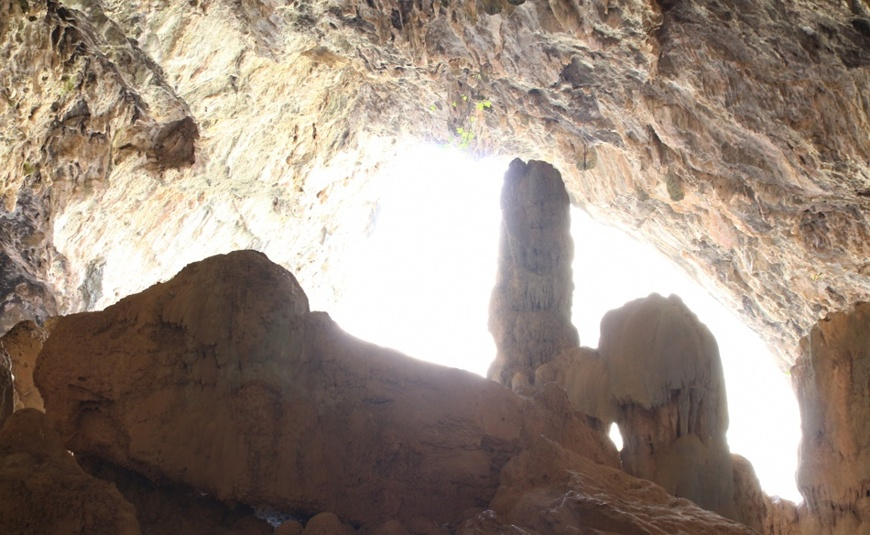
#> input picture agia_sofia1.jpg, 870 x 535 px
$ python DWM.py   (older library calls are emulated)
#> lines starting #> are read from the running program, lines starting #| are printed output that depends on the picture
#-------------------------------------------------------------------------------
# Name:        High Dynamic Range image reconstruction
# Purpose:     cs484
#
# Author:      sadueck@edu.uwaterloo
#
# Created:     18/12/2018
#-------------------------------------------------------------------------------


import numpy as np
import scipy.misc
import scipy.sparse
import matplotlib.pyplot as plt
import math
from skimage import color
from skimage import io

# gsolve: Reproduced from sample Matlab code by Debevec and Malik
# Accepts:  Z sample pixels (along all exposure values)
#           B exposure values
#           l smoothing (regularization parameter)
# Returns:  g response curve (log exposure at pixel z)
#           lE log film irradiance of pizels in Z
def gsolve(Z, B, l):
    n = 256
    w = np.ones(n)/n
    m = Z.shape[0]
    p = Z.shape[1]

    A = scipy.sparse.lil_matrix((m*p+n+1, n+m))  #sparse([], [], [], m*p+n+1, n+m, m*p*2+n*3)
    b = np.zeros(A.shape[0])

    k = 0
    for i in range(0,m):
        for j in range(0,p):
            wij = w[Z[i,j]]
            A[k, Z[i,j]] = wij
            A[k, n + i] = -wij
            b[k] = wij * B[j]
            k += 1

    A[k, 128] = 1
    k += 1

    for i in range (0, n-2):
        A[k,i  ] =    l*w[i+1]
        A[k,i+1] = -2*l*w[i+1]
        A[k,i+2] =    l*w[i+1]

    x, istop = scipy.sparse.linalg.lsqr(A,b)[:2] #np.linalg.lstsq(A,b)

    print(istop)
    g = x[0:n]
    lE = x[n:len(x)]
    return g, lE

# Read in Sample Data
m1 = scipy.misc.imread("agia_sofia1.jpg")
#> m1 is the input picture: shape (535, 870, 3); mean R, G, B 152.3, 137.4, 125.6
m2 = scipy.misc.imread("agia_sofia2.jpg")
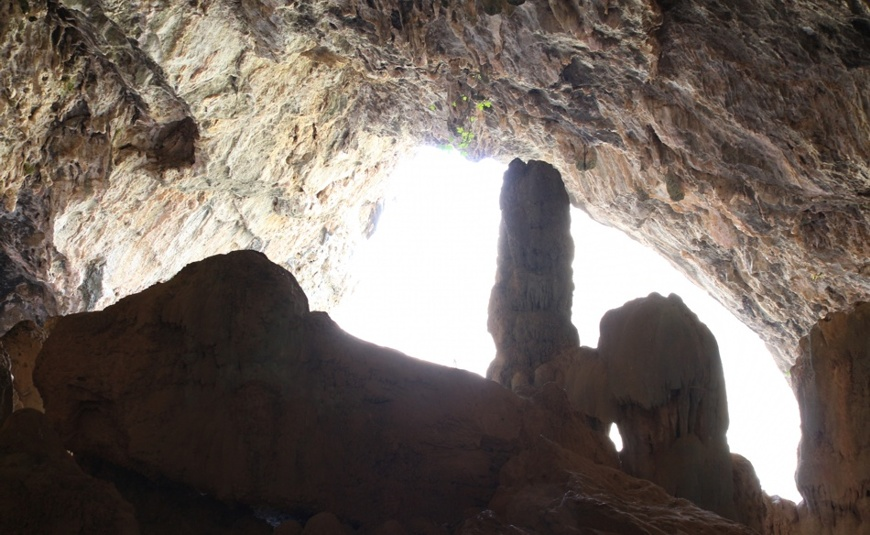
#> input picture agia_sofia2.jpg, 870 x 535 px
#> m2 is the input picture: shape (535, 870, 3); mean R, G, B 113.3, 103.1, 96.3
m3 = scipy.misc.imread("agia_sofia3.jpg")
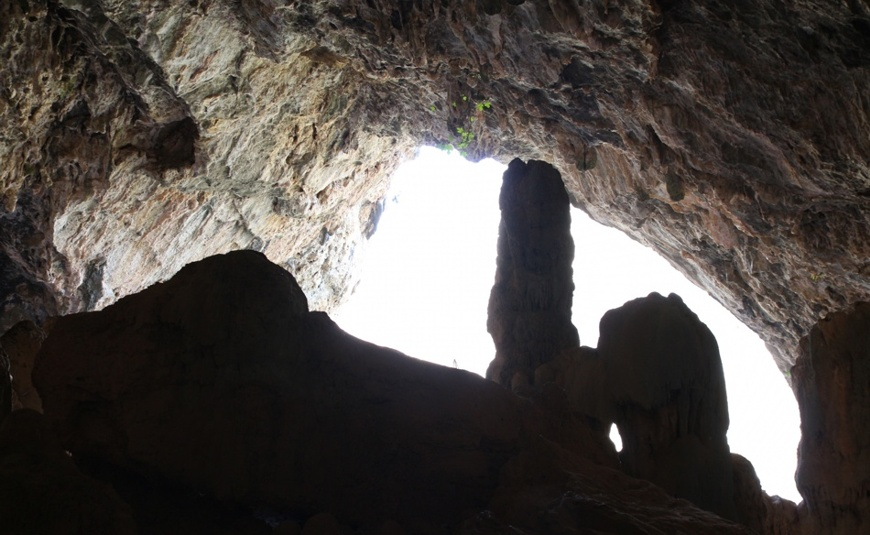
#> input picture agia_sofia3.jpg, 870 x 535 px
#> m3 is the input picture: shape (535, 870, 3); mean R, G, B 80.7, 75.5, 71.5
m4 = scipy.misc.imread("agia_sofia4.jpg")
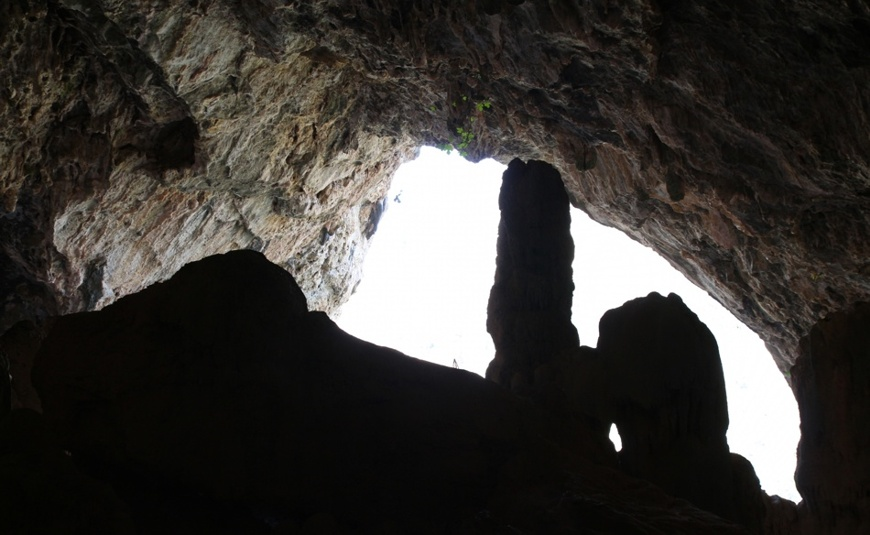
#> input picture agia_sofia4.jpg, 870 x 535 px
#> m4 is the input picture: shape (535, 870, 3); mean R, G, B 58.1, 55.4, 51.8
m5 = scipy.misc.imread("agia_sofia5.jpg")
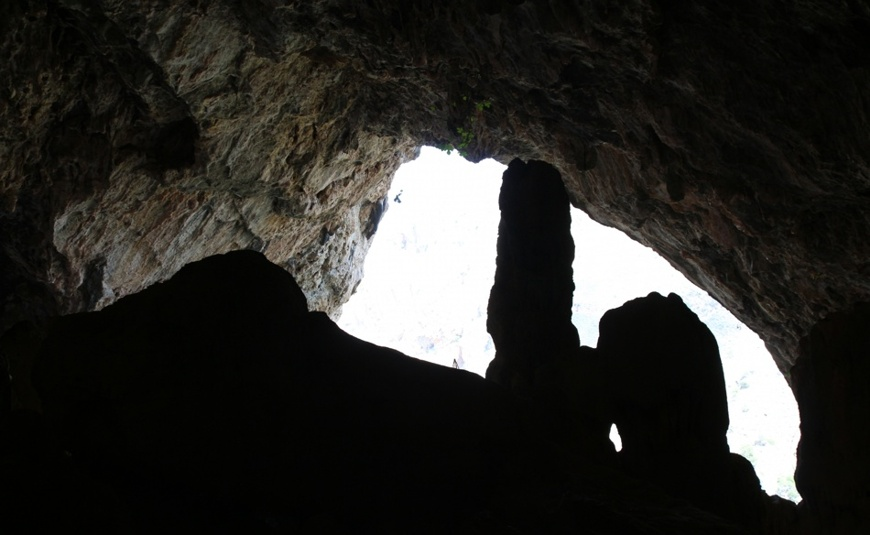
#> input picture agia_sofia5.jpg, 870 x 535 px
#> m5 is the input picture: shape (535, 870, 3); mean R, G, B 42.7, 41.9, 38.4
m6 = scipy.misc.imread("agia_sofia6.jpg")
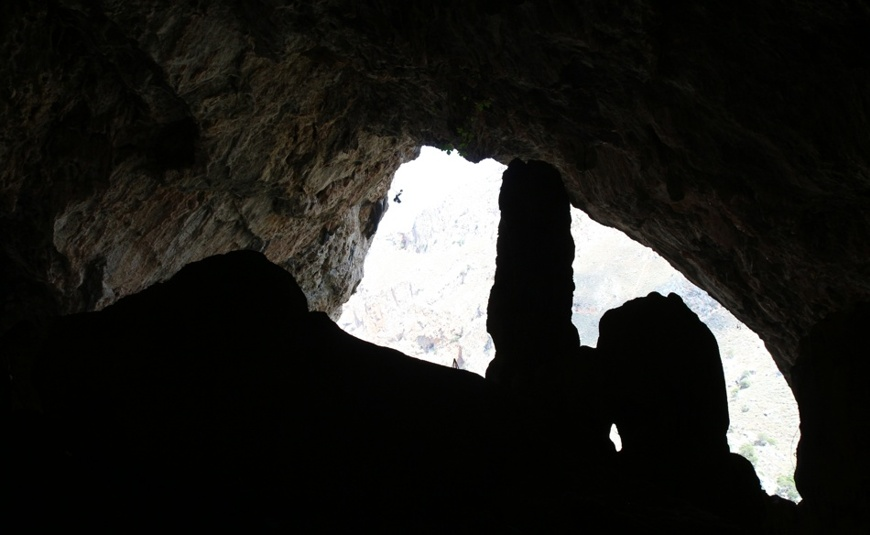
#> input picture agia_sofia6.jpg, 870 x 535 px
#> m6 is the input picture: shape (535, 870, 3); mean R, G, B 33.5, 33, 29.9
#> (the run stopped early here; a loop or call above may not have finished)
